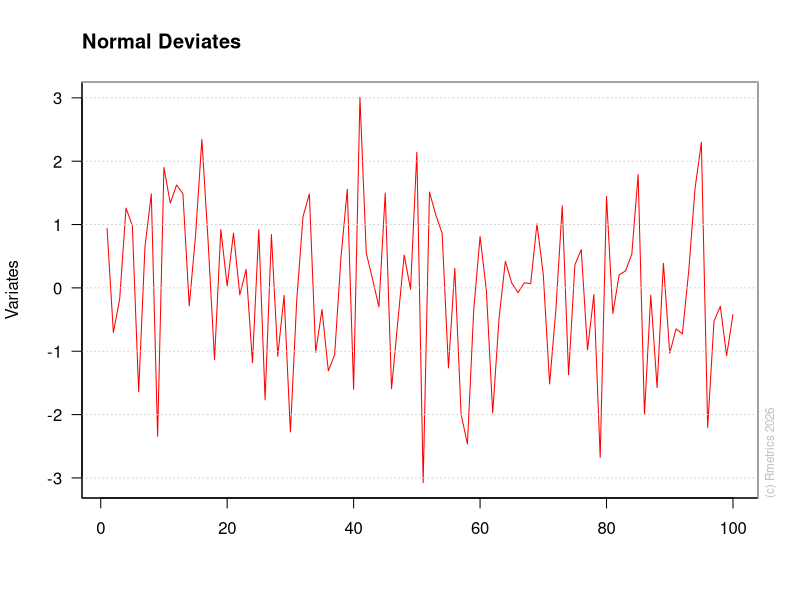

Source code (R):
library(fBasics)


### Name: decor
### Title: Decor Functions
### Aliases: decor hgrid vgrid boxL box_ copyright
### Keywords: hplot

### ** Examples

## Test Plot Function:
   plot(x = rnorm(100), type = "l", col = "red", 
     xlab = "", ylab = "Variates", las = 1)
   title("Normal Deviates", adj = 0)
   hgrid()
   boxL()
   copyright()
